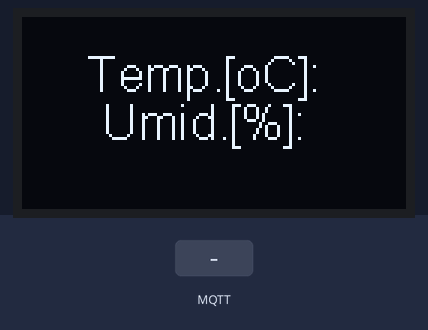
Simulated run of this sketch. Board: ESP8266 (NodeMCU). On the bench: 128×64 one-colour display. The inputs (shaded band) are chosen by the test bench. WiFi joins after 1.5 s; servers stay silent unless stated; no MQTT or app messages arrive unless stated; what the sketch prints to the serial monitor is not drawn.

Above: at 2.7 s.
2.8 s: MQTT message "1" arrives on the first subscribed topic
At 3.3 s:
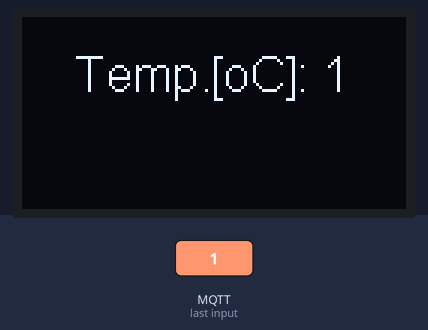
4.3 s: MQTT message "on" arrives on the first subscribed topic
At 5.5 s:
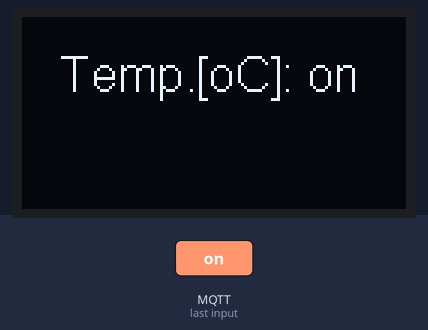
5.8 s: MQTT message "off" arrives on the first subscribed topic
At 6.7 s:
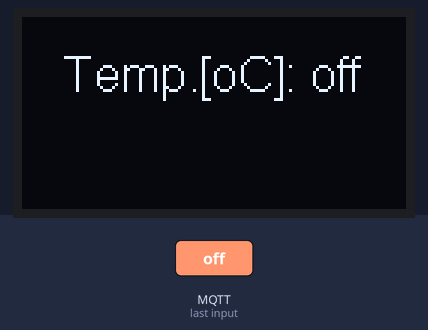
7.3 s: MQTT message "1" arrives on the second subscribed topic
At 7.9 s:
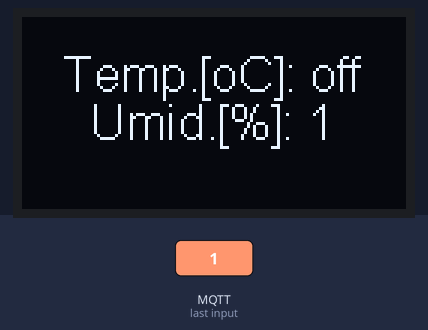
8.8 s: MQTT message "on" arrives on the second subscribed topic
At 10.0 s:
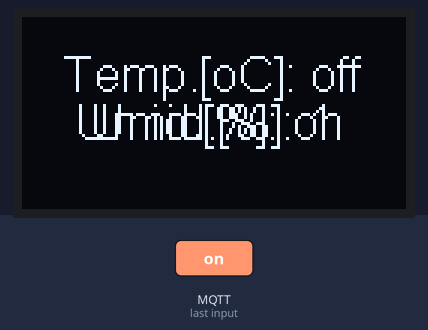
10.3 s: MQTT message "off" arrives on the second subscribed topic
At 11.4 s:
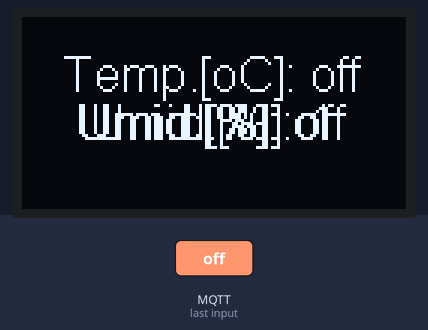
Timing chart, 0 to 12.8 s (numbered marks = the images above; inputs shaded):
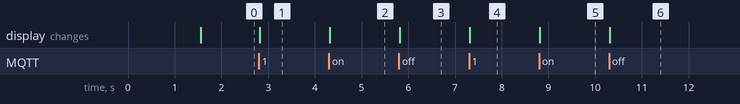

Measured:
- after the input at 2.8 s, the display: changes at once (image 1)
- after the input at 4.3 s, the display: changes at once (image 2)
- after the input at 5.8 s, the display: changes at once (image 3)
- after the input at 7.3 s, the display: changes at once (image 4)
- after the input at 8.8 s, the display: changes at once (image 5)
- after the input at 10.3 s, the display: changes at once (image 6)

The sketch:

Supervisor.ino
```cpp
//****** CLIENTE SUPERVISOR *********
//placa "NodeMCU 1.0(ESP-12E Module)"
#include <Wire.h>

#include "SSD1306Wire.h"
//Pinos do NodeMCU
// SDA => D1
// SCL => D2
// Inicializa o display Oled
SSD1306Wire  display(0x3c, D1, D2);


#include <ESP8266WiFi.h> // no gerenciador de bibliotecas: "ESP8266WIFI by Ivan Grokhotkov"
#include <PubSubClient.h> //Biblioteca.zip disponível em https://github.com/knolleary/pubsubclient

//configuração WiFi
const char* SSID = "Galaxy M12AAE4"; //NOME da Rede LAN
const char* PASSWORD = "eiyi8569"; //SENHA da rede LAN
WiFiClient wifiClient;

//Configuração do Cliente MQTT
const char* BROKER_MQTT = "192.168.141.24";
int BROKER_PORT = 1883; // Porta do Broker MQTT
#define ID_MQTT "SUPERVISOR" //Nome do Cliente, que deve ser único no Broker.

#define TOPIC_SUB_TEMP "Est_Met/Temperatura" //Topico para assinatura da temperatura
#define TOPIC_SUB_UMID "Est_Met/Umidade" //Topico para Assinatura da umidade
PubSubClient MQTT(wifiClient); // Instancia o Cliente MQTT passando o objeto espClient

void setup(){
  Serial.begin(9600);
  conectaWiFi();//conecta ao wifi
  MQTT.setServer(BROKER_MQTT, BROKER_PORT);//configura o cliente
  MQTT.setCallback(mqtt_callback);//ativa a função para receber postagens de tópicos assinados

  display.init();
  display.flipScreenVertically();
  //Apaga o display
  display.clear();
  display.setTextAlignment(TEXT_ALIGN_CENTER);
  //Seleciona a fonte
  display.setFont(ArialMT_Plain_16);
  display.drawString(63, 10, "Temp.[oC]: ");
  //display.setCursor(0,1);
  display.drawString(63, 26, "Umid.[%]: ");
  display.display();
}


void conectaWiFi(){
  Serial.println("");
  Serial.print("Conectando a Rede: ");
  WiFi.begin(SSID, PASSWORD); // Conecta na rede WI-FI
  while (WiFi.status() != WL_CONNECTED){delay(100);Serial.print(".");}
  Serial.println();
  Serial.print("Conectado com sucesso, na rede: ");
  Serial.print(SSID);
  Serial.print(" IP obtido: ");
  Serial.println(WiFi.localIP());
}

void conectaMQTT(){
  while(!MQTT.connected()) {
    Serial.print("Conectando ao Broker MQTT: ");
    Serial.println(BROKER_MQTT);
    if(MQTT.connect(ID_MQTT)) {
      Serial.println("Conectado ao Broker com sucesso!");
      MQTT.subscribe(TOPIC_SUB_TEMP); //assina o tópico "Cliente/A/B0"
      MQTT.subscribe(TOPIC_SUB_UMID); //assina o tópico "Cliente/A/B6"
    }
    else{
      Serial.println("Falha ao conectar, nova tentativa em 10s");
      delay(10000);
    }
  }
}

//função que recebe mensagens dos tópicos assinados
void mqtt_callback(char* topic, byte* payload, unsigned int length){
  String topico = topic;
  String mensagem;//obtem a string do payload recebido
  for(int i = 0; i < length; i++){
    char c = (char)payload[i];
    mensagem += c;
  }
  if(topico.equals(TOPIC_SUB_TEMP)){//lê o topico "Est_Met/Temperatura"
    Serial.print("Temperatura: ");
    Serial.println(mensagem);
    display.clear();
    display.drawString(63, 10, "Temp.[oC]: " + String(mensagem));
    display.display();
  }


  if(topico.equals(TOPIC_SUB_UMID)){//lê o topico "Est_Met/Umidade"
    Serial.print("Umidade: ");
    Serial.println(mensagem);
    display.drawString(63, 26, "Umid.[%]: " + String(mensagem));
    display.display();
  }
}

void loop() {
  if(!MQTT.connected())conectaMQTT();//caso não haja conexão, refaz
  if (WiFi.status() != WL_CONNECTED) conectaWiFi(); //caso não haja conexão, refaz
  MQTT.loop();//keep alive do protocolo
}
```
